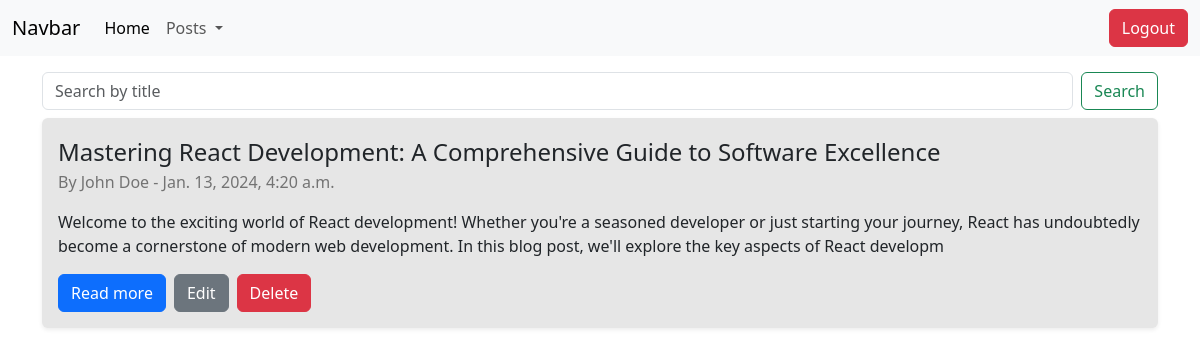
The page /posts/ (signed in) on the database its author committed.
### app/models.py (models this page shows, shortened)
class Post(models.Model):
    profile = models.ForeignKey(Profile, on_delete=models.CASCADE)
    description = models.TextField(max_length=255)
    post_image = models.ImageField(upload_to=get_upload_location_post, validators=[
                                   FileExtensionValidator(['png', 'jpeg', 'jpg'])], null=True, blank=True)
    title = models.CharField(max_length=255)
    body = RichTextField()
    created_date = models.DateTimeField(auto_now_add=True)

class Profile(models.Model):
    user = models.ForeignKey(User, on_delete=models.CASCADE)
    profile_picture = models.ImageField(
        upload_to=get_upload_location, validators=[FileExtensionValidator(['png', 'jpeg', 'jpg'])], null=True, blank=True)

### app/views.py (the view)
# urls.py: path('posts/', UserPostListView.as_view(), name='post-user'),
class UserPostListView(LoginRequiredMixin, ListView):
    template_name = 'home.html'
    def get_queryset(self) -> QuerySet:
        query = self.request.GET.get('q', '')
        queryset = Post.objects.filter(profile__user=self.request.user)
        if query:
            queryset = queryset.filter(
                profile__user=self.request.user, title__icontains=query)
        return queryset

### app/templates/home.html (shortened to what this page needs)
{% extends 'base.html' %}
{% load static %}
{% block content %}
<form class="d-flex" role="search" method="GET" action="{% url 'home-page' %}">
    <input class="form-control me-2" type="search" name="q" placeholder="Search by title" aria-label="Search"/>
    <button class="btn btn-outline-success" type="submit">Search</button>
</form>
        <div class="col-12">
            {% for post in object_list %}
            <div style="background-color: #E6E6E6;" class="post-container mt-2  rounded h-auto d-flex w-100  shadow-sm">
                <div class="post-data p-3 h-100 w-100">
                    <p class="fs-4 text-dark m-0">{{post.title}}</p>
                    <p class="text-black-50">By {{post.profile.user.first_name}} {{post.profile.user.last_name}} - {{post.created_date}}</p>
                    <p class="text-dark">{{post.description}}</p>
                    <div class="d-flex gap-2">
                        <a href="{% url 'post' pk=post.id %}" class="btn btn-primary">Read more</a>
                        {%if request.user == post.profile.user%}
                            <a href="{% url 'post-edit' pk=post.id %}" class="btn btn-secondary">Edit</a>
                            <form method="POST" action="{% url 'post-delete' pk=post.id %}">
                                <button type="submit" href="{% url 'post' pk=post.id %}" class="btn btn-danger">Delete</button>
                            </form>
                        {% endif %}
                    </div>
                </div>
            </div>
            {% endfor %}
        </div>
{% endblock %}

### app/static/css/base.css (style rules this page uses)
* { margin: 0; padding: 0; box-sizing: border-box; }
body { min-height: 100vh; height: fit-content; }

### rows shown on the page
Post: title "Mastering React Development: A Comprehensive Guide to Software Excellence", profile.user.first_name "John", profile.user.last_name "Doe", created_date "Jan. 13, 2024, 4:20 a.m.", description "Welcome to the exciting world of React development! Whether you're a seasoned developer or just starting your journey, React has undoubtedly become a cornerstone of modern web development. In this blog post, we'll explore the key aspects of React developm", shows "Edit"
